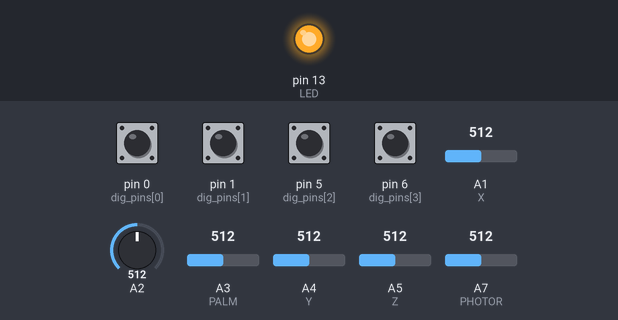
Bench run of a sketch on a simulated Arduino Leonardo, built with avr-gcc and run on an emulated ATmega32U4. Shown: output pins drawn as LEDs (lit = HIGH). Inputs (shaded band) come from the test bench; at power-on: pin 0 (dig_pins[0]), pin 1 (dig_pins[1]), pin 5 (dig_pins[2]), pin 6 (dig_pins[3]) HIGH, A7 (PHOTOR) = 512, A1 (X) = 512, A2 = 512, A3 (PALM) = 512, A4 (Y) = 512, A5 (Z) = 512. USB keyboard and mouse output is not drawn.

Above: at 1.2 s.
1.3 s: A7 (PHOTOR) set to 721
2.8 s: A7 (PHOTOR) set to 741
At 3.2 s:
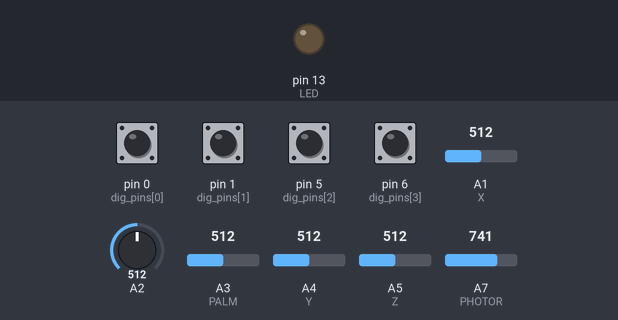
4.3 s: A7 (PHOTOR) set to 716
At 5.5 s:
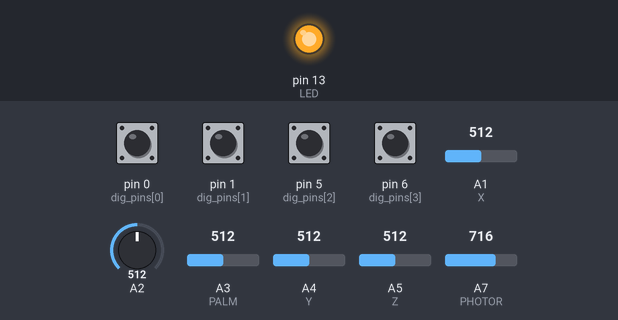
5.8 s: A7 (PHOTOR) set to 992
At 6.7 s:
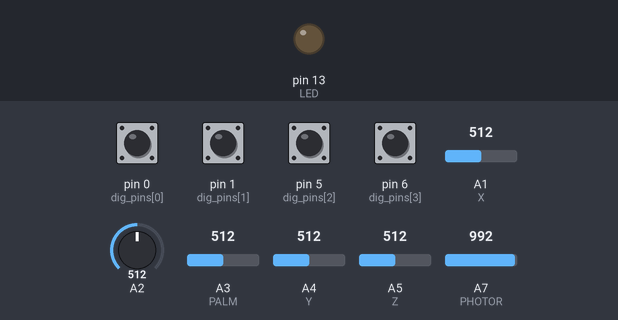
Timing chart, 0 to 8.3 s (numbered marks = the images above; inputs shaded):
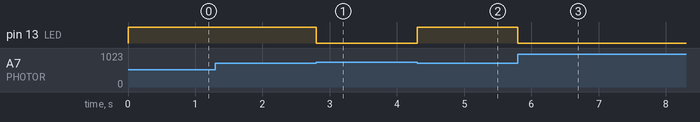

The sketch:

finger_gun.ino
```cpp
/*
 * Glove FPS Controller
 */
#include <Filters.h>
#include <Keyboard.h>
#include <Bounce2.h>
#include "macros.h"

void setup() {
  Serial.begin(BAUD_RATE);
  setupPins();
  Keyboard.begin();
}

void setupPins() {
  int i;
  for (i = 0; i < NUM_DIGINPUTS; i++) {
    buttons[i].attach(dig_pins[i], INPUT_PULLUP);
    buttons[i].interval(DEBOUNCE_INTVERVAL);
  }
  pinMode(LED, OUTPUT);
}

void loop() {
  if (photor(analogRead(PHOTOR))) {
    digitalWrite(LED, HIGH);
    if (millis() % UPDATE_PERIOD == 0) {
      Keyboard.releaseAll();
      accelKey();
      forceKey(THUMB);
      forceKey(PALM);
      controlpadKey();
    }
  } else {
    digitalWrite(LED, LOW);
  }
}

void controlpadKey() {
  int i;
  for (i = 0; i < NUM_DIGINPUTS; i++) {
    buttons[i].update();
    if (buttons[i].fell())
      Keyboard.press(special[i]);
  }
}

int force(int vraw) {
  if (vraw > FSR_PRESS) {
    return 1;
  }
  return 0;
}

void forceKey(int which) {
  if (force(analogRead(which))) {
    if (which == THUMB)
      Keyboard.press(Z_TRIG);
    if (which == PALM)
      Keyboard.press(C_RIGHT);
  }
}

int photor(int vraw) {
  if (vraw < PHOTOR_DARK) {
    return 1;
  }
  return 0;
}

float getPitch(float xa, float ya, float za) {
  float pitch = atan(xa/sqrt(pow(ya,2) + pow(za,2)));
  pitch *= 180.0/PI;
  return pitch;
}

float getRoll(float xa, float ya, float za) {
  float roll = atan2(-za, ya);
  roll *= 180.0/PI;
  return roll;
}

void accelKey() {
  float xa = analogRead(X);
  float ya = analogRead(Y);
  float za = analogRead(Z);
  xa = map(xa, 0, 1023, -3000, 3000);
  ya = map(ya, 0, 1023, -3000, 3000);
  za = map(za, 0, 1023, -3000, 3000);
  lpfx.input(xa);
  lpfy.input(ya);
  lpfz.input(za);
  xa = lpfx.output();
  ya = lpfy.output();
  za = lpfz.output();
  float ro = getRoll(xa, ya, za);
  float p = getPitch(xa, ya, za);
  if (ro < TH_LEFT) {
    if (force(analogRead(PALM)))
      Keyboard.press(L_TRIG);
    else
      Keyboard.press(LEFT);
  }
  if (ro > TH_RIGHT) {
    if (force(analogRead(PALM)))
      Keyboard.press(R_TRIG);
    else
      Keyboard.press(RIGHT);
  }
  if (p < TH_UP) {
    Keyboard.press(UP);
  }
  if (p > TH_DOWN) {
    Keyboard.press(DOWN);
  }
}
```

macros.h
```cpp
// Serial
#define BAUD_RATE 9600

// Pins
#define X A1
#define Y A4
#define Z A5
#define THUMB A2
#define PALM A3
#define PHOTOR A7
#define LED 13
#define NUM_DIGINPUTS 4
const int dig_pins[] = {0, 1, 5, 6};

// WASD directions
#define UP 'w'
#define LEFT 'a'
#define RIGHT 'd'
#define DOWN 's'
const char arrowkey[] = {RIGHT, DOWN, UP, LEFT};

// Other buttons (N64 emu specific)
#define C_UP 'i'
#define C_LEFT 'j'
#define C_RIGHT 'l'
#define C_DOWN 'k'
#define Z_TRIG ' '
#define L_TRIG 'z'
#define R_TRIG '/'
#define A_BTTN '.'
#define B_BTTN ','
const char special[] = {A_BTTN, DOWN, UP, B_BTTN};

// LPFs for Accelerometer
const float lpfFreq = 5.0; // cutoff frequency = 5 Hz
FilterOnePole lpfx(LOWPASS, lpfFreq);
FilterOnePole lpfy(LOWPASS, lpfFreq);
FilterOnePole lpfz(LOWPASS, lpfFreq);

// Accelerometer Thresholds
#define TH_UP -15
#define TH_LEFT -50
#define TH_RIGHT 15
#define TH_DOWN 30

// debouncers
#define DEBOUNCE_INTVERVAL 5
Bounce * buttons = new Bounce[NUM_DIGINPUTS];

// Keyboard
#define UPDATE_PERIOD 100 // ms

// Photoresistor
#define PHOTOR_DARK 733

// FSR
#define FSR_PRESS 500
```

Measured:
- the behaviour switches between 732 and 733 on A7 (PHOTOR) (found by bisection; images 0 and 1)
- after the input at 1.3 s, every drawn part: stays the same
- after the input at 2.8 s, pin 13 (LED): HIGH → LOW at once
- after the input at 4.3 s, pin 13 (LED): LOW → HIGH at once
- after the input at 5.8 s, pin 13 (LED): HIGH → LOW at once
